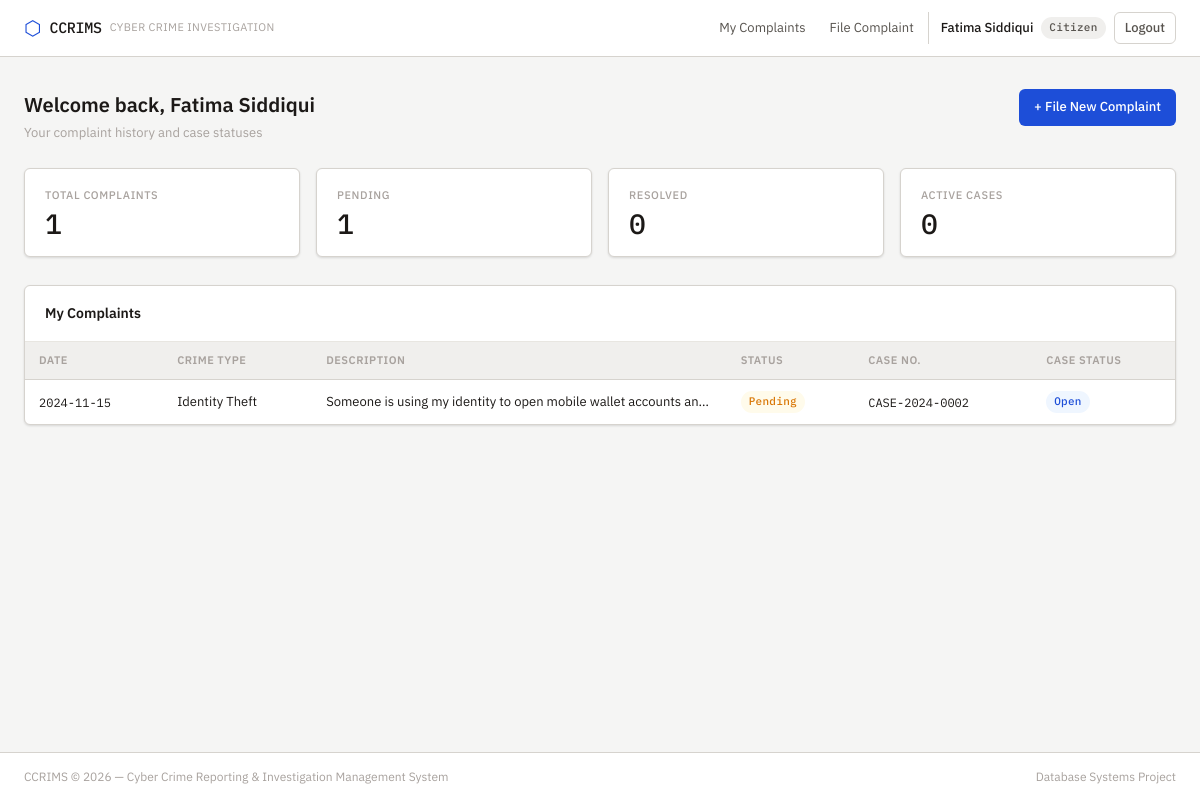
Screenshot of /pages/citizen/dashboard.php (signed in) with the database file from the repository.
### tables this page shows
CREATE TABLE COMPLAINT (
    ComplaintID CHAR(36) NOT NULL DEFAULT (UUID()) PRIMARY KEY,
    Description TEXT     NOT NULL,
    LodgeDate   DATE     NOT NULL DEFAULT (CURRENT_DATE),
    Status      ENUM('Pending','Under Review','Resolved','Rejected') NOT NULL DEFAULT 'Pending',
    CitizenID   CHAR(36) NOT NULL,
    CrimeTypeID CHAR(36) NOT NULL,
    FOREIGN KEY (CitizenID)   REFERENCES CITIZEN(CitizenID),
    FOREIGN KEY (CrimeTypeID) REFERENCES CYBER_CRIME_TYPE(CrimeTypeID)
);

CREATE TABLE `CASE` (
    CaseID       CHAR(36)    NOT NULL DEFAULT (UUID()) PRIMARY KEY,
    CaseNumber   VARCHAR(50) NOT NULL UNIQUE,
    Description  TEXT,
    Status       ENUM('Open','Active','Closed','Suspended') NOT NULL DEFAULT 'Open',
    Priority     ENUM('Low','Medium','High','Critical')     NOT NULL DEFAULT 'Medium',
    OpenDate     DATE        NOT NULL DEFAULT (CURRENT_DATE),
    CloseDate    DATE,
    Jurisdiction VARCHAR(150),
    ComplaintID  CHAR(36)    NOT NULL UNIQUE,
    FOREIGN KEY (ComplaintID) REFERENCES COMPLAINT(ComplaintID)
);

CREATE TABLE CYBER_CRIME_TYPE (
    CrimeTypeID CHAR(36)     NOT NULL DEFAULT (UUID()) PRIMARY KEY,
    TypeName    VARCHAR(100) NOT NULL UNIQUE,
    Description TEXT
);

### includes/auth.php (called while the page is built, shortened)
<?php
function currentUser(): array {
    return [
        'id'   => $_SESSION['user_id']   ?? '',
        'name' => $_SESSION['user_name'] ?? '',
        'role' => $_SESSION['user_role'] ?? '',
        'type' => $_SESSION['user_type'] ?? '',
    ];
}

### pages/citizen/dashboard.php (the view, shortened to what this page needs)
<?php
require_once __DIR__ . '/../../includes/auth.php';
$db  = getDB();
$uid = currentUser()['id'];
$complaints = $db->prepare("
    SELECT c.ComplaintID, c.Description, c.LodgeDate, c.Status,
           ct.TypeName,
           ca.CaseNumber, ca.Status AS CaseStatus
    FROM COMPLAINT c
    JOIN CYBER_CRIME_TYPE ct ON ct.CrimeTypeID = c.CrimeTypeID
    LEFT JOIN `CASE` ca ON ca.ComplaintID = c.ComplaintID
    WHERE c.CitizenID = ?
    ORDER BY c.LodgeDate DESC
");
$complaints->execute([$uid]);
$rows = $complaints->fetchAll();
$total    = count($rows);
$pending  = count(array_filter($rows, fn($r) => $r['Status'] === 'Pending'));
$resolved = count(array_filter($rows, fn($r) => $r['Status'] === 'Resolved'));
include __DIR__ . '/../../includes/header.php';
?>
<div class="page-header">
  <div>
    <div class="page-title">Welcome back, <?= htmlspecialchars(currentUser()['name']) ?></div>
    <div class="page-sub">Your complaint history and case statuses</div>
  </div>
  <a href="/ccrims/pages/citizen/complaint_form.php" class="btn">+ File New Complaint</a>
</div>
<div class="stats-grid">
  <div class="stat-card">
    <div class="stat-label">Total Complaints</div>
    <div class="stat-value"><?= $total ?></div>
  </div>
  <div class="stat-card">
    <div class="stat-label">Pending</div>
    <div class="stat-value"><?= $pending ?></div>
  </div>
  <div class="stat-card">
    <div class="stat-label">Resolved</div>
    <div class="stat-value"><?= $resolved ?></div>
  </div>
  <div class="stat-card">
    <div class="stat-label">Active Cases</div>
    <div class="stat-value"><?= count(array_filter($rows, fn($r) => $r['CaseStatus'] === 'Active')) ?></div>
  </div>
</div>
<div class="card">
  <div class="card-header">
    <span class="card-title">My Complaints</span>
  </div>
  <div class="table-wrap">
    <?php if (empty($rows)): ?>
      <div class="empty">
        <div class="empty-icon">📋</div>
        <div class="empty-text">No complaints filed yet. <a href="/ccrims/pages/citizen/complaint_form.php">File your first complaint →</a></div>
      </div>
    <?php else: ?>
    <table>
      <thead>
        <tr>
          <th>Date</th>
          <th>Crime Type</th>
          <th>Description</th>
          <th>Status</th>
          <th>Case No.</th>
          <th>Case Status</th>
        </tr>
      </thead>
      <tbody>
        <?php foreach ($rows as $r): ?>
        <tr>
          <td class="mono"><?= htmlspecialchars($r['LodgeDate']) ?></td>
          <td><?= htmlspecialchars($r['TypeName']) ?></td>
          <td style="max-width:300px;white-space:nowrap;overflow:hidden;text-overflow:ellipsis;"><?= htmlspecialchars($r['Description']) ?></td>
          <td><span class="tag tag-<?= strtolower(str_replace(' ','-',$r['Status'])) ?>"><?= htmlspecialchars($r['Status']) ?></span></td>
          <td class="mono"><?= $r['CaseNumber'] ? htmlspecialchars($r['CaseNumber']) : '<span style="color:var(--text3)">—</span>' ?></td>
          <td><?= $r['CaseStatus'] ? '<span class="tag tag-'.strtolower($r['CaseStatus']).'">'.htmlspecialchars($r['CaseStatus']).'</span>' : '<span style="color:var(--text3)">—</span>' ?></td>
        </tr>
        <?php endforeach; ?>
      </tbody>
    </table>
    <?php endif; ?>
  </div>
</div>
<?php include __DIR__ . '/../../includes/footer.php'; ?>

### css/main.css (style rules this page uses)
:root { --bg: #f5f5f4; --surface: #ffffff; --surface2: #f0efed; --border: #d6d3ce; --border2: #e8e6e1; --text: #1c1917; --text2: #57534e; --text3: #a8a29e; --accent: #1d4ed8; --accent-h: #1e40af; --accent-bg: #eff6ff; --danger: #dc2626; --danger-bg: #fef2f2; --warn: #d97706; --warn-bg: #fffbeb; --ok: #16a34a; --ok-bg: #f0fdf4; --critical: #9333ea; --critical-bg:#faf5ff; --mono: 'IBM Plex Mono', monospace; --sans: 'IBM Plex Sans', sans-serif; --radius: 6px; --shadow: 0 1px 3px rgba(0,0,0,.08), 0 1px 2px rgba(0,0,0,.05); --shadow-md: 0 4px 12px rgba(0,0,0,.1); }
*, *::before, *::after { box-sizing: border-box; margin: 0; padding: 0; }
body { font-family: var(--sans); font-size: 14px; line-height: 1.6; color: var(--text); background: var(--bg); min-height: 100vh; display: flex; flex-direction: column; }
.btn { display: inline-flex; align-items: center; gap: 6px; padding: 7px 14px; border-radius: var(--radius); font-size: 13px; font-weight: 500; font-family: var(--sans); cursor: pointer; border: 1px solid transparent; text-decoration: none; transition: background .15s, border-color .15s, color .15s; background: var(--accent); color: #fff; }
.tag { display: inline-flex; align-items: center; padding: 2px 8px; border-radius: 100px; font-size: 11px; font-weight: 500; font-family: var(--mono); letter-spacing: .3px; }
.tag-pending { background: var(--warn-bg); color: var(--warn); }
.tag-open { background: var(--accent-bg); color: var(--accent); }
.card { background: var(--surface); border: 1px solid var(--border); border-radius: var(--radius); box-shadow: var(--shadow); }
.card-header { padding: 16px 20px; border-bottom: 1px solid var(--border2); display: flex; align-items: center; justify-content: space-between; gap: 12px; }
.card-title { font-size: 14px; font-weight: 600; }
.stats-grid { display: grid; grid-template-columns: repeat(auto-fit, minmax(180px, 1fr)); gap: 16px; margin-bottom: 28px; }
.stat-card { background: var(--surface); border: 1px solid var(--border); border-radius: var(--radius); padding: 18px 20px; box-shadow: var(--shadow); }
.stat-label { font-size: 11px; font-weight: 500; text-transform: uppercase; letter-spacing: .6px; color: var(--text3); margin-bottom: 6px; }
.stat-value { font-family: var(--mono); font-size: 28px; font-weight: 500; color: var(--text); line-height: 1; }
.table-wrap { overflow-x: auto; }
table { width: 100%; border-collapse: collapse; font-size: 13px; }
thead th { text-align: left; padding: 10px 14px; font-size: 11px; font-weight: 600; text-transform: uppercase; letter-spacing: .5px; color: var(--text3); border-bottom: 1px solid var(--border); white-space: nowrap; background: var(--surface2); }
tbody td { padding: 11px 14px; border-bottom: 1px solid var(--border2); vertical-align: middle; }
tbody tr:last-child td { border-bottom: none; }
.mono { font-family: var(--mono); font-size: 12px; }
.page-header { display: flex; align-items: flex-start; justify-content: space-between; gap: 16px; margin-bottom: 24px; }
.page-title { font-size: 20px; font-weight: 600; color: var(--text); }
.page-sub { font-size: 13px; color: var(--text3); margin-top: 2px; }

### rows the page displays
complaint: Status "1", Status "0", case.Status "0", LodgeDate "2024-11-15", CrimeTypeID.TypeName "Identity Theft", Description "Someone is using my identity to open mobile wallet accounts an…", Status "Pending", case.CaseNumber "CASE-2024-0002", case.Status "Open"

### other values shown
$user['name'] "Fatima Siddiqui"
currentUser()['name'] "Fatima Siddiqui"
$total "1"
